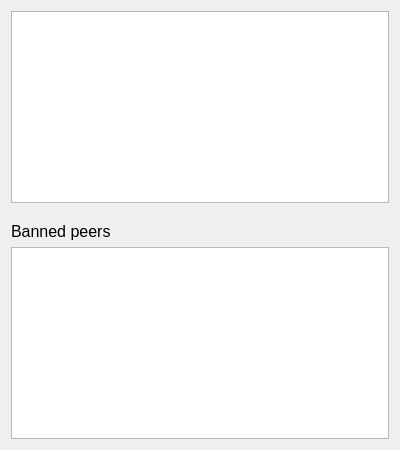
         <widget class="QWidget" name="widget_1" native="true">
          <property name="sizePolicy">
           <sizepolicy hsizetype="MinimumExpanding" vsizetype="Preferred">
            <horstretch>1</horstretch>
            <verstretch>0</verstretch>
           </sizepolicy>
          </property>
          <property name="minimumSize">
           <size>
            <width>400</width>
            <height>0</height>
           </size>
          </property>
          <layout class="QVBoxLayout" name="verticalLayout_7">
           <item>
            <widget class="QTableView" name="peerWidget">
             <property name="tabKeyNavigation">
              <bool>false</bool>
             </property>
             <property name="alternatingRowColors">
              <bool>true</bool>
             </property>
             <property name="textElideMode">
              <enum>Qt::ElideMiddle</enum>
             </property>
             <property name="sortingEnabled">
              <bool>true</bool>
             </property>
             <property name="wordWrap">
              <bool>false</bool>
             </property>
             <attribute name="horizontalHeaderHighlightSections">
              <bool>false</bool>
             </attribute>
            </widget>
           </item>
           <item>
            <widget class="QLabel" name="banHeading">
             <property name="sizePolicy">
              <sizepolicy hsizetype="Preferred" vsizetype="Minimum">
               <horstretch>0</horstretch>
               <verstretch>0</verstretch>
              </sizepolicy>
             </property>
             <property name="minimumSize">
              <size>
               <width>0</width>
               <height>32</height>
              </size>
             </property>
             <property name="maximumSize">
              <size>
               <width>16777215</width>
               <height>32</height>
              </size>
             </property>
             <property name="font">
              <font>
               <pointsize>12</pointsize>
              </font>
             </property>
             <property name="cursor">
              <cursorShape>IBeamCursor</cursorShape>
             </property>
             <property name="text">
              <string>Banned peers</string>
             </property>
             <property name="alignment">
              <set>Qt::AlignBottom|Qt::AlignLeading|Qt::AlignLeft</set>
             </property>
             <property name="wordWrap">
              <bool>true</bool>
             </property>
             <property name="textInteractionFlags">
              <set>Qt::NoTextInteraction</set>
             </property>
            </widget>
           </item>
           <item>
            <widget class="QTableView" name="banlistWidget">
             <property name="tabKeyNavigation">
              <bool>false</bool>
             </property>
             <property name="alternatingRowColors">
              <bool>true</bool>
             </property>
             <property name="sortingEnabled">
              <bool>true</bool>
             </property>
             <attribute name="horizontalHeaderHighlightSections">
              <bool>false</bool>
             </attribute>
            </widget>
           </item>
          </layout>
         </widget>
